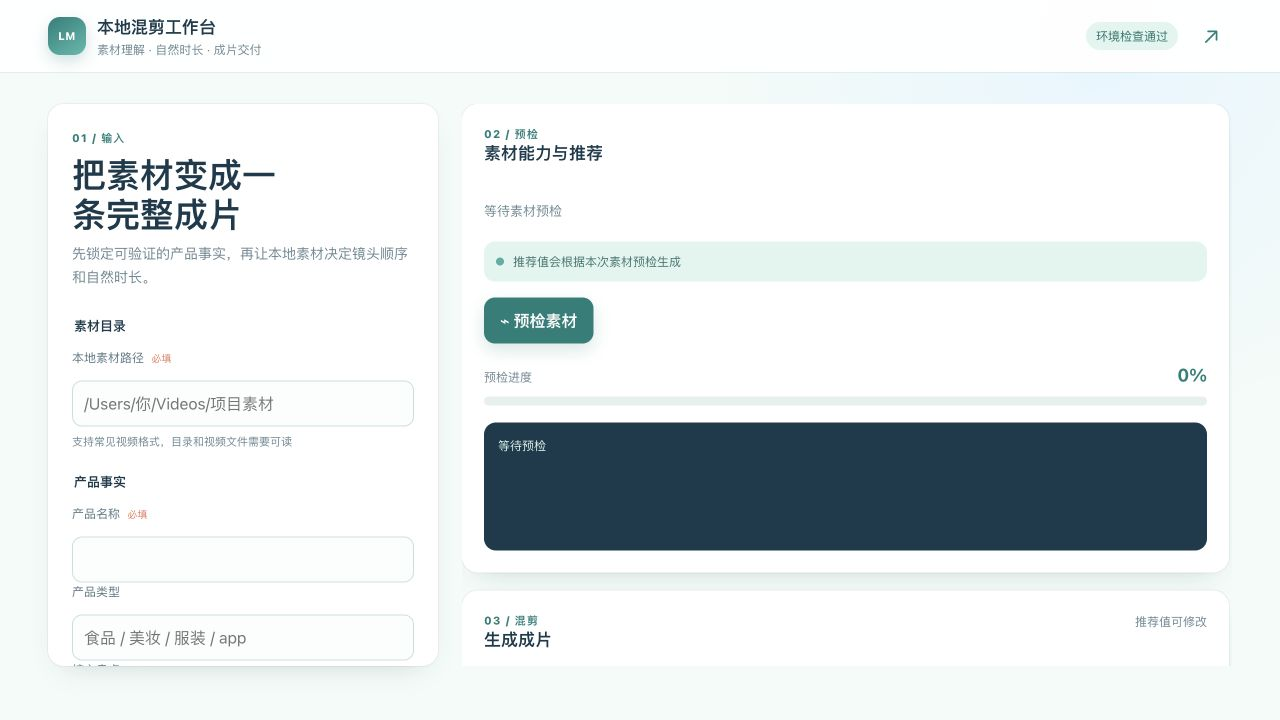
#> input picture assets/local-mix-workbench.jpg, 1280 x 720 px; its folder holds only this picture in this run
$ python -i smart_reframe.py   (imports and definitions only)   (older library calls are emulated)
#> lines starting #> are read from the running program, lines starting #| are printed output that depends on the picture
#> further down, picture is the input picture: shape (720, 1280, 3); mean B, G, R 231.2, 230, 224.3
"""Evidence-safe Smart Reframe for cross-aspect local product footage."""

from __future__ import annotations

import os
from pathlib import Path
from typing import Any, Dict, List, Optional, Tuple

_FACE_CASCADE: Any = None
_FACE_CASCADE_LOADED = False

# Tolerance multiplier relative to the physical crop width fraction (crop_w / src_w).
# For 16:9 -> 9:16, crop_w / src_w is ~0.316; if foreground visual content spans wider
# than ~1.15x the crop window, cropping would physically sever product/packaging evidence,
# so auto mode preserves full evidence with blur_fit instead.
SAFE_CROP_SPREAD_MULTIPLIER = 1.15


# [16 lines left out: function _get_face_cascade, not called in this run]


def _analyze_frame_subject(frame: Any) -> Tuple[float, float, float, str]:
    """Return normalized ``(cx, cy, horizontal_spread, method)`` for one BGR frame."""
    import cv2
    import numpy as np

    h, w = frame.shape[:2]
#> h = 720; w = 1280
    if h <= 0 or w <= 0:
        return 0.5, 0.5, 1.0, "fallback"

    scale = min(1.0, 320.0 / max(w, h))
#> scale = 0.25
    small = (
        cv2.resize(frame, (max(16, int(w * scale)), max(16, int(h * scale))), interpolation=cv2.INTER_AREA)
        if scale < 1.0
        else frame
    )
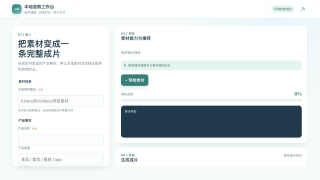
#> small: shape (180, 320, 3); mean B, G, R 231.2, 230, 224.3
    sh, sw = small.shape[:2]
#> sh = 180; sw = 320
    gray = cv2.cvtColor(small, cv2.COLOR_BGR2GRAY)
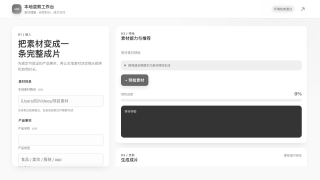
#> gray: shape (180, 320); min 51, max 255, mean 228.4

    # 1. Optional MediaPipe face detection
    try:
        import mediapipe as mp  # type: ignore

        if hasattr(mp, "solutions") and hasattr(mp.solutions, "face_detection"):
#> (the run stopped early here; a loop or call above may not have finished)
